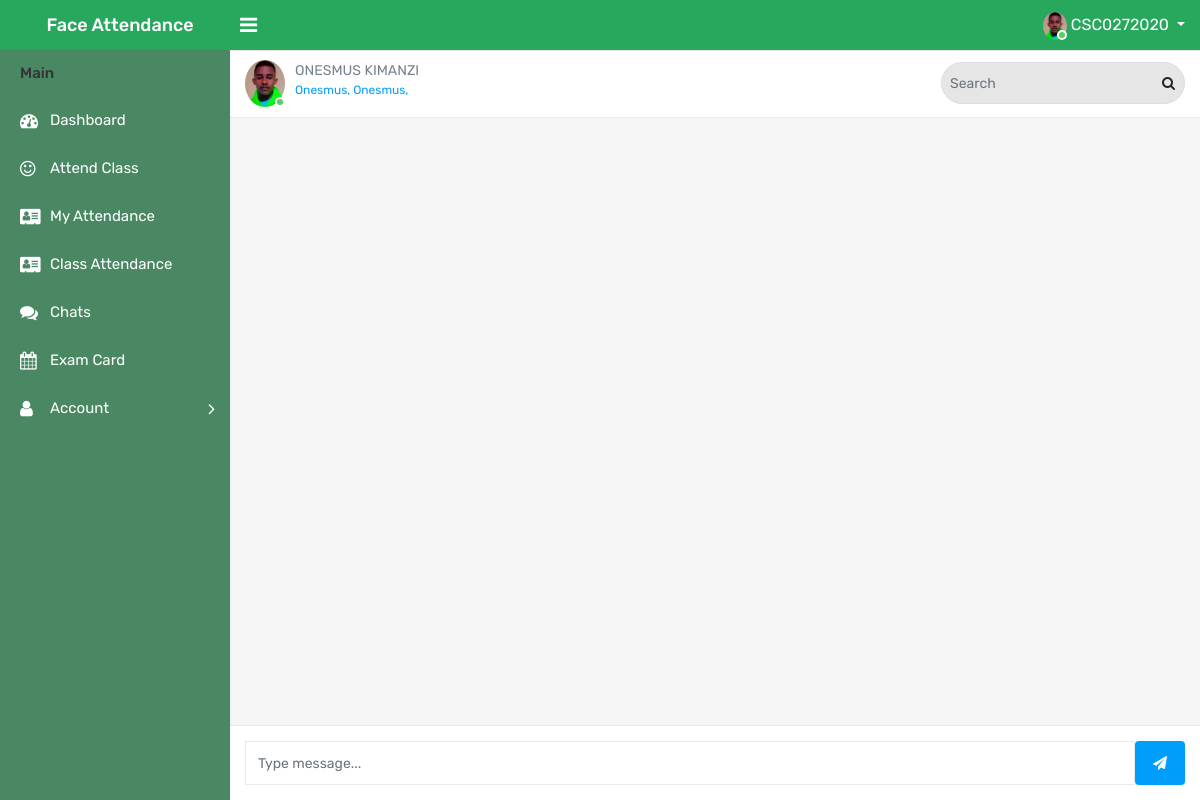
The page /chat (signed in) on the database as committed earlier.
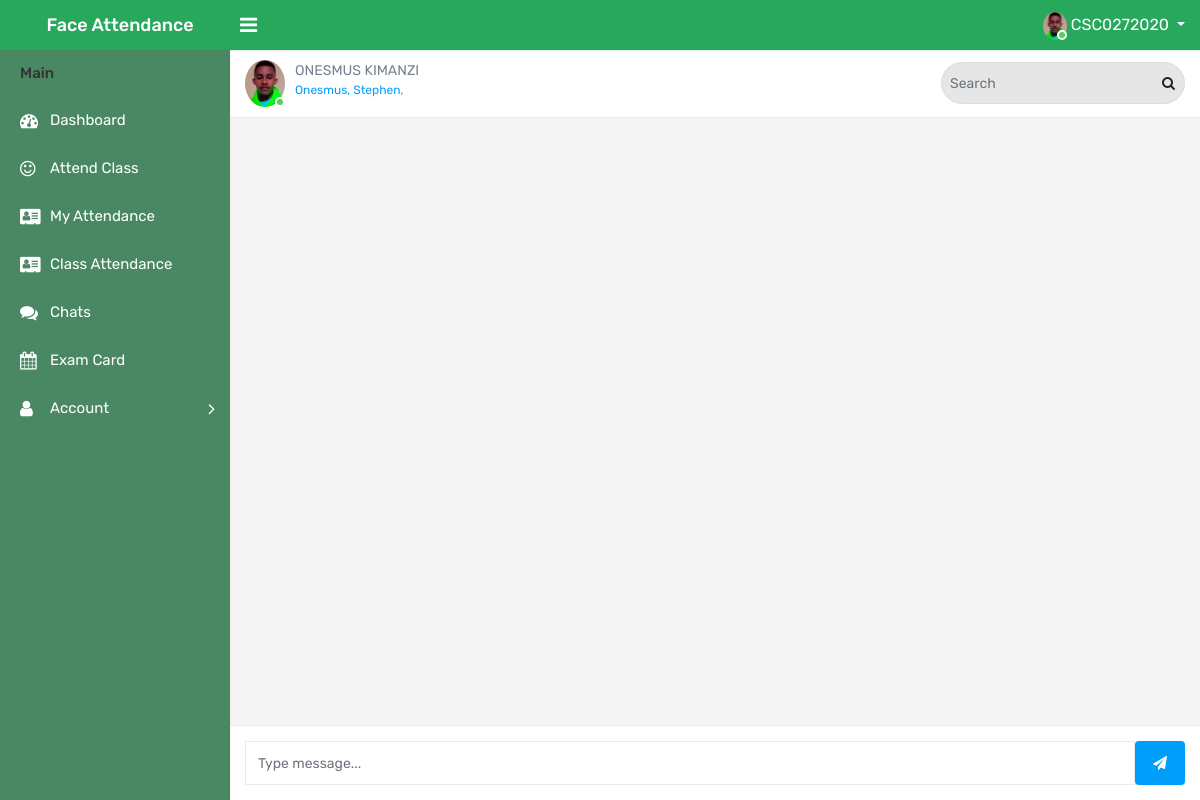
The same page on the database as committed later.
### app/models.py (models this page shows, shortened)
class Student(models.Model):
    user = models.OneToOneField(User, null = True, blank = True, on_delete= models.CASCADE)
    first_name = models.CharField(max_length=200, null=True, blank=True)
    last_name = models.CharField(max_length=200, null=True, blank=True)
    admission_no = models.CharField(max_length=20, null=True, blank=True)
    phone = models.CharField(max_length=200, null=True, blank=True)
    email = models.CharField(max_length=200, null=True, blank=True)
    gender = models.CharField(max_length=200, null=True, blank=True)
    school = models.CharField(max_length=200, blank=True, null=True)
    department = models.CharField(max_length=200, blank=True, null=True)
    course = models.CharField(max_length=200, null=True, blank=True)
    year = models.CharField(max_length=200, null=True, blank=True)
    semester = models.CharField(max_length=200, null=True, blank=True)
    units = models.CharField(max_length=200, blank=True, null=True)

### app/views.py (the view, shortened to what this page needs)
# urls.py: path('chat', views.Chats, name='chat'),
def Chats(request):
    student = request.user.student
    course = student.course
    year = student.year
    semester = student.semester
    students = Student.objects.filter(course=course, semester=semester, year=year)
    all_texts = Chat.objects.filter(student__in=students).order_by('time')
    context = {'all_texts':all_texts, 'student':student, 'students':students}
    return render(request, 'app/chating.html', context)

### app/templates/app/chating.html (shortened to what this page needs)
{% extends 'main.html' %}
{% load static %}
{% block content %}
<link rel="stylesheet" href="{% static 'css/emoji.css' %}">
<div class="page-wrapper">
    <div class="chat-main-row">
        <div class="chat-main-wrapper">
            <div class="col-lg-9 message-view chat-view">
                <div class="chat-window">
                    <div class="fixed-header">
                        <div class="navbar">
                            <div class="user-details mr-auto">
                                <div class="float-left user-img m-r-10">
                                    <a href="profile.html" title="Jennifer Robinson"><img
                                            src="{{user.student.profile.profile_photo.url}}" alt=""
                                            class="w-40 rounded-circle"><span class="status online"></span></a>
                                </div>
                                <div class="user-info float-left">
                                    <a href="profile.html"><span class="font-bold">{{request.user.first_name}}
                                            {{request.user.last_name}}</span></a>
                                    <span class="last-seen text-primary">{% for data in students %} {{data.first_name}},
                                        {% endfor %}</span>
                                </div>
                            </div>
                            <form method="post">
                                <div class="search-box">
                                    <div class="input-group input-group-sm">
                                        <input type="text" class="form-control" name="search_text" placeholder="Search">
                                        <span class="input-group-append">
                                            <button class="btn" type="submit"><i class="fa fa-search"></i></button>
                                        </span>
                                    </div>
                                </div>
                            </form>
                        </div>
                    </div>
                    <div class="chat-contents">
                        <div class="chat-content-wrap">
                            <div class="chat-wrap-inner">
                                <div class="chat-box">
                                    <div class="chats">
                                    </div>
                                </div>
                            </div>
                        </div>
                    </div>
                    <div class="chat-footer">
                        <div class="message-bar">
                            <div class="message-inner">
                                <div class="message-area">
                                    <form action="" method="post">
                                        <div class="input-group">
                                            <input type="text" id="messag" name="text" class="form-control"
                                                placeholder="Type message..." required>
                                            <button class="btn btn-primary" type="submit"><i
                                                    class="fa fa-send"></i></button>
                                        </div>
                                    </form>
                                </div>
                            </div>
                        </div>
                    </div>
                </div>
            </div>
        </div>
    </div>
</div>
{% endblock content %}

Rows that differ between the two databases and show on the page:
removed Student: first_name "Onesmus"
added Student: first_name "Stephen"
